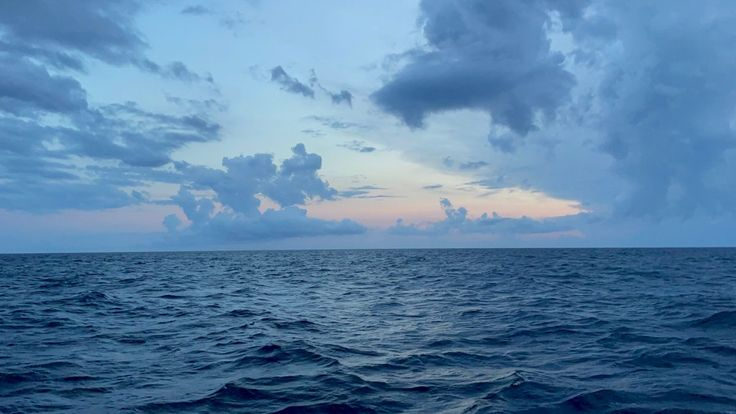
#> input picture assets/wallpaper_op_1.jpg, 736 x 414 px
$ python img2wallpaper.py ../assets/wallpaper_op_1.jpg
#> lines starting #> are read from the running program, lines starting #| are printed output that depends on the picture
#> in image_to_c_array, img is the input picture: PIL image 736x414 RGB; mean R, G, B 88.7, 128.8, 164.8
#!/usr/bin/env python3
"""
img2wallpaper.py — HAOS Wallpaper Converter
Converte uma imagem (PNG, JPG, BMP, etc.) para um array C 32bpp (0x00RRGGBB)
pronto para ser usado como wallpaper no HAOS.

Uso:
    python3 tools/img2wallpaper.py assets/minha_imagem.png
    python3 tools/img2wallpaper.py assets/minha_imagem.png --name meu_wallpaper
    python3 tools/img2wallpaper.py assets/minha_imagem.png --width 1024 --height 768
    python3 tools/img2wallpaper.py assets/   # converte todas as imagens da pasta

Saída:
    assets/wallpapers/wallpaper_<nome>.c   — array C com os pixels
    assets/wallpapers/wallpaper_<nome>.h   — header com declaração extern
    assets/wallpapers/wallpapers.h         — header mestre (inclui todos)
"""

import sys
import os
import re
import argparse
from pathlib import Path

try:
    from PIL import Image
except ImportError:
    print("[ERRO] Pillow não encontrado. Instale com:  pip install Pillow")
    sys.exit(1)


# ── Resolução padrão do HAOS (VESA 1024×768) ──────────────────────────────
DEFAULT_WIDTH  = 1024
DEFAULT_HEIGHT = 768

# ── Extensões de imagem suportadas ────────────────────────────────────────
IMAGE_EXTS = {".png", ".jpg", ".jpeg", ".bmp", ".gif", ".tga", ".tiff", ".webp"}


def sanitize_name(name: str) -> str:
    """Transforma o nome do arquivo em identificador C válido."""
    name = re.sub(r"[^a-zA-Z0-9_]", "_", name)
    if name[0].isdigit():
        name = "_" + name
    return name.lower()


def resize_image(img: Image.Image, target_w: int, target_h: int) -> Image.Image:
    """Redimensiona a imagem preenchendo (cover) ou fit, conforme o tamanho."""
#> called with target_w = 1024, target_h = 768
    src_w, src_h = img.size
#> src_w = 736; src_h = 414

    # Se já está no tamanho certo, não faz nada
    if src_w == target_w and src_h == target_h:
        return img

    # Escala "cover": preenche o canvas sem distorcer (crop central)
    scale = max(target_w / src_w, target_h / src_h)
#> scale = 1.86
    new_w = int(src_w * scale)
#> new_w = 1365
    new_h = int(src_h * scale)
#> new_h = 768
    img = img.resize((new_w, new_h), Image.LANCZOS)
#> img: PIL image 1365x768 RGB

    # Crop central
    left = (new_w - target_w) // 2
#> left = 170
    top  = (new_h - target_h) // 2
#> top = 0
    img = img.crop((left, top, left + target_w, top + target_h))
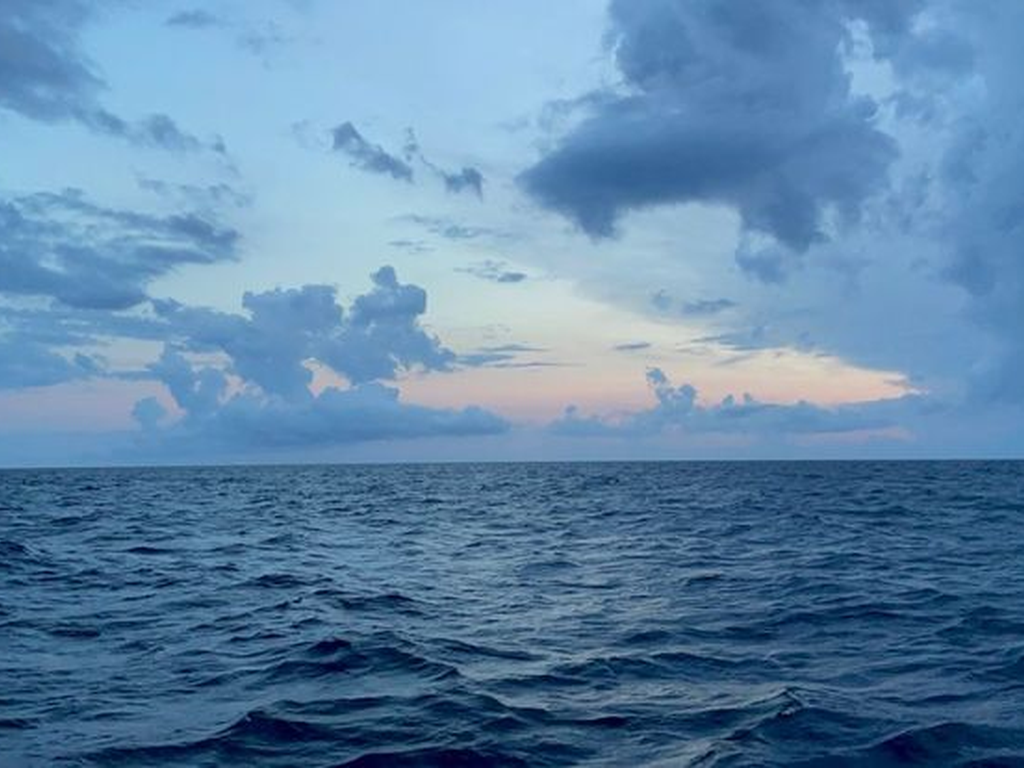
#> img: PIL image 1024x768 RGB; mean R, G, B 95.9, 134.1, 167.8
    return img


def image_to_c_array(img_path: Path, output_dir: Path,
                     var_name: str | None,
                     target_w: int, target_h: int) -> str:
    """
    Converte a imagem para .c + .h e retorna o nome da variável gerada.
    """
    img = Image.open(img_path).convert("RGB")
    img = resize_image(img, target_w, target_h)

    base = var_name or sanitize_name(img_path.stem)
    c_var  = f"wallpaper_{base}"
    c_file = output_dir / f"wallpaper_{base}.c"
    h_file = output_dir / f"wallpaper_{base}.h"

    total  = target_w * target_h
    pixels = img.load()

    # ── Gera o .c ─────────────────────────────────────────────────────────
    with open(c_file, "w") as f:
        f.write(f"// wallpaper_{base}.c — gerado automaticamente por img2wallpaper.py\n")
        f.write(f"// Fonte: {img_path.name}  ({target_w}×{target_h} px)\n")
        f.write(f"// NÃO edite manualmente. Execute: python3 tools/img2wallpaper.py\n\n")
        f.write(f'#include "wallpaper_{base}.h"\n\n')
        f.write(f"// {total} pixels, formato 0x00RRGGBB, 32bpp\n")
        f.write(f"const unsigned int {c_var}[{total}] = {{\n")

        cols_per_line = 8
        for y in range(target_h):
            f.write("    ")
            for x in range(target_w):
                r, g, b = pixels[x, y]
                color = (r << 16) | (g << 8) | b
                f.write(f"0x{color:06X}")
                if not (y == target_h - 1 and x == target_w - 1):
                    f.write(",")
                if (y * target_w + x + 1) % cols_per_line == 0:
                    f.write("\n    ")
            # garante quebra de linha ao final de cada linha da imagem
            if (y * target_w + target_w) % cols_per_line != 0:
                f.write("\n")

        f.write("};\n\n")
        f.write(f"const unsigned int {c_var}_width  = {target_w};\n")
        f.write(f"const unsigned int {c_var}_height = {target_h};\n")

    # ── Gera o .h ─────────────────────────────────────────────────────────
    guard = f"WALLPAPER_{base.upper()}_H"
    with open(h_file, "w") as f:
        f.write(f"// wallpaper_{base}.h — gerado automaticamente por img2wallpaper.py\n")
        f.write(f"#pragma once\n\n")
        f.write(f"#ifndef {guard}\n#define {guard}\n\n")
        f.write(f"// {target_w}×{target_h} px, 32bpp (0x00RRGGBB)\n")
        f.write(f"extern const unsigned int {c_var}[{total}];\n")
        f.write(f"extern const unsigned int {c_var}_width;\n")
        f.write(f"extern const unsigned int {c_var}_height;\n\n")
        f.write(f"#endif // {guard}\n")

    print(f"  [OK] {c_var}  →  {c_file.name} + {h_file.name}")
    return base


def update_master_header(output_dir: Path, all_names: list[str],
                         target_w: int, target_h: int):
    """
    Gera/atualiza assets/wallpapers/wallpapers.h com todos os wallpapers.
    """
#> called with target_w = 1024, target_h = 768
    master = output_dir / "wallpapers.h"
    with open(master, "w") as f:
        f.write("// wallpapers.h — gerado automaticamente por img2wallpaper.py\n")
        f.write("// Inclua este arquivo em gui/screens/desktop.cpp ou gui/apps/config.cpp\n")
        f.write("#pragma once\n\n")

        for name in all_names:
            f.write(f'#include "wallpaper_{name}.h"\n')

        f.write(f"\n// Número total de wallpapers disponíveis\n")
        f.write(f"#define WALLPAPER_COUNT {len(all_names)}\n\n")
        f.write(f"// Resolução para a qual os wallpapers foram convertidos\n")
        f.write(f"#define WALLPAPER_W {target_w}\n")
        f.write(f"#define WALLPAPER_H {target_h}\n\n")

        # Tabela de ponteiros para fácil indexação por índice numérico
        f.write("// Tabela de ponteiros: wallpaper_table[i] dá acesso ao wallpaper i\n")
        f.write("// Use extern + cast para incluir em translation units sem redefinição:\n")
        f.write("//   #include \"assets/wallpapers/wallpapers.h\"\n")
        f.write("//   const unsigned int *wp = wallpaper_table[config_wallpaper_index];\n\n")
        f.write("#ifdef WALLPAPER_TABLE_IMPL\n")
        f.write("const unsigned int *wallpaper_table[WALLPAPER_COUNT] = {\n")
        for name in all_names:
            f.write(f"    wallpaper_{name},\n")
        f.write("};\n")
        f.write("#else\n")
        f.write("extern const unsigned int *wallpaper_table[WALLPAPER_COUNT];\n")
        f.write("#endif\n\n")

        # Enum para usar no config
        f.write("// Enum para usar no config_get_wallpaper() / config_set_wallpaper()\n")
        f.write("typedef enum {\n")
        for i, name in enumerate(all_names):
            f.write(f"    WALLPAPER_{name.upper()} = {i},\n")
        f.write(f"    WALLPAPER_NONE = {len(all_names)},  // cor sólida / gradiente padrão\n")
        f.write("} WallpaperID;\n")

    print(f"\n  [OK] Header mestre → {master}")


def main():
    parser = argparse.ArgumentParser(
        description="Converte imagens em arrays C para wallpapers do HAOS."
    )
    parser.add_argument(
        "input",
        help="Caminho para a imagem (ou pasta com imagens)"
    )
    parser.add_argument(
        "--name", "-n",
        default=None,
        help="Nome da variável C (padrão: nome do arquivo)"
    )
    parser.add_argument(
        "--width", "-W",
        type=int,
        default=DEFAULT_WIDTH,
        help=f"Largura alvo em pixels (padrão: {DEFAULT_WIDTH})"
    )
    parser.add_argument(
        "--height", "-H",
        type=int,
        default=DEFAULT_HEIGHT,
        help=f"Altura alvo em pixels (padrão: {DEFAULT_HEIGHT})"
    )
    parser.add_argument(
        "--output", "-o",
        default=None,
        help="Diretório de saída (padrão: assets/wallpapers/)"
    )
    args = parser.parse_args()

    input_path = Path(args.input)
    output_dir = Path(args.output) if args.output else Path("assets/wallpapers")
    output_dir.mkdir(parents=True, exist_ok=True)

    target_w = args.width
    target_h = args.height

    # Coleta imagens a converter
    if input_path.is_dir():
        images = sorted(p for p in input_path.iterdir()
                        if p.suffix.lower() in IMAGE_EXTS)
        if not images:
            print(f"[AVISO] Nenhuma imagem encontrada em {input_path}")
            sys.exit(0)
        print(f"Encontradas {len(images)} imagem(ns) em {input_path}")
    elif input_path.is_file():
        if input_path.suffix.lower() not in IMAGE_EXTS:
            print(f"[ERRO] Extensão não suportada: {input_path.suffix}")
            print(f"       Suportadas: {', '.join(IMAGE_EXTS)}")
            sys.exit(1)
        images = [input_path]
    else:
        print(f"[ERRO] Arquivo ou diretório não encontrado: {input_path}")
        sys.exit(1)

    print(f"Resolução alvo: {target_w}×{target_h}  →  {output_dir}/\n")

    all_names = []
    for img_path in images:
        try:
            name = image_to_c_array(img_path, output_dir,
                                    args.name if len(images) == 1 else None,
                                    target_w, target_h)
            all_names.append(name)
        except Exception as e:
            print(f"  [ERRO] {img_path.name}: {e}")

    if all_names:
        update_master_header(output_dir, all_names, target_w, target_h)

    print(f"\n  {len(all_names)} wallpaper(s) convertido(s) com sucesso.")
    print(f"  Adicione as fontes ao Makefile:")
    for name in all_names:
        print(f"    assets/wallpapers/wallpaper_{name}.c \\")
    print()
    print("  No desktop.cpp / gui/apps/config.cpp:")
    print('    #include "assets/wallpapers/wallpapers.h"')
    print("    // (uma vez, em um .c): #define WALLPAPER_TABLE_IMPL")


if __name__ == "__main__":
    main()
